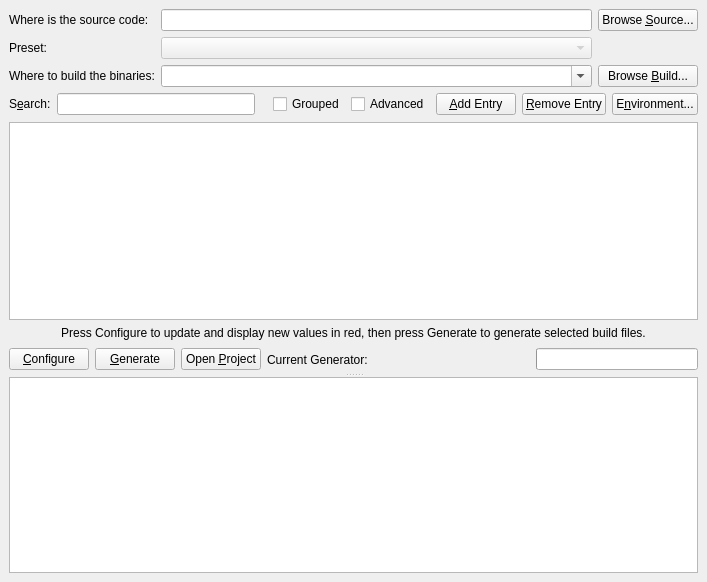
<?xml version="1.0" encoding="UTF-8"?>
<ui version="4.0">
 <class>CMakeSetupDialog</class>
 <widget class="QWidget" name="CMakeSetupDialog">
  <property name="geometry">
   <rect>
    <x>0</x>
    <y>0</y>
    <width>707</width>
    <height>582</height>
   </rect>
  </property>
  <layout class="QGridLayout">
   <property name="leftMargin">
    <number>9</number>
   </property>
   <property name="topMargin">
    <number>9</number>
   </property>
   <property name="rightMargin">
    <number>9</number>
   </property>
   <property name="bottomMargin">
    <number>9</number>
   </property>
   <property name="spacing">
    <number>6</number>
   </property>
   <item row="0" column="0">
    <layout class="QGridLayout">
     <property name="leftMargin">
      <number>0</number>
     </property>
     <property name="topMargin">
      <number>0</number>
     </property>
     <property name="rightMargin">
      <number>0</number>
     </property>
     <property name="bottomMargin">
      <number>0</number>
     </property>
     <property name="spacing">
      <number>6</number>
     </property>
     <item row="0" column="0">
      <widget class="QLabel" name="SourceLabel">
       <property name="text">
        <string>Where is the source code:</string>
       </property>
      </widget>
     </item>
     <item row="0" column="1">
      <widget class="QLineEdit" name="SourceDirectory"/>
     </item>
     <item row="0" column="2">
      <widget class="QPushButton" name="BrowseSourceDirectoryButton">
       <property name="text">
        <string>Browse &amp;Source...</string>
       </property>
      </widget>
     </item>
     <item row="1" column="0">
      <widget class="QLabel" name="PresetLabel">
       <property name="text">
        <string>Preset:</string>
       </property>
      </widget>
     </item>
     <item row="1" column="1">
      <widget class="QCMakePresetComboBox" name="Preset">
       <property name="enabled">
        <bool>false</bool>
       </property>
      </widget>
     </item>
     <item row="2" column="0">
      <widget class="QLabel" name="BinaryLabel">
       <property name="text">
        <string>Where to build the binaries:</string>
       </property>
      </widget>
     </item>
     <item row="2" column="1">
      <widget class="QComboBox" name="BinaryDirectory">
       <property name="sizePolicy">
        <sizepolicy hsizetype="Expanding" vsizetype="Fixed">
         <horstretch>0</horstretch>
         <verstretch>0</verstretch>
        </sizepolicy>
       </property>
       <property name="editable">
        <bool>true</bool>
       </property>
      </widget>
     </item>
     <item row="2" column="2">
      <widget class="QPushButton" name="BrowseBinaryDirectoryButton">
       <property name="text">
        <string>Browse &amp;Build...</string>
       </property>
      </widget>
     </item>
    </layout>
   </item>
   <item row="1" column="0">
    <widget class="QSplitter" name="Splitter">
     <property name="orientation">
      <enum>Qt::Vertical</enum>
     </property>
     <widget class="QFrame" name="frame">
      <property name="frameShape">
       <enum>QFrame::NoFrame</enum>
      </property>
      <property name="frameShadow">
       <enum>QFrame::Raised</enum>
      </property>
      <layout class="QVBoxLayout">
       <property name="spacing">
        <number>6</number>
       </property>
       <property name="leftMargin">
        <number>0</number>
       </property>
       <property name="topMargin">
        <number>0</number>
       </property>
       <property name="rightMargin">
        <number>0</number>
       </property>
       <property name="bottomMargin">
        <number>0</number>
       </property>
       <item>
        <layout class="QHBoxLayout">
         <property name="spacing">
          <number>6</number>
         </property>
         <property name="leftMargin">
          <number>0</number>
         </property>
         <property name="topMargin">
          <number>0</number>
         </property>
         <property name="rightMargin">
          <number>0</number>
         </property>
         <property name="bottomMargin">
          <number>0</number>
         </property>
         <item>
          <widget class="QLabel" name="label_4">
           <property name="sizePolicy">
            <sizepolicy hsizetype="Fixed" vsizetype="Fixed">
             <horstretch>0</horstretch>
             <verstretch>0</verstretch>
            </sizepolicy>
           </property>
           <property name="text">
            <string>S&amp;earch:</string>
           </property>
           <property name="buddy">
            <cstring>Search</cstring>
           </property>
          </widget>
         </item>
         <item>
          <widget class="QLineEdit" name="Search">
           <property name="sizePolicy">
            <sizepolicy hsizetype="Expanding" vsizetype="Fixed">
             <horstretch>0</horstretch>
             <verstretch>0</verstretch>
            </sizepolicy>
           </property>
          </widget>
         </item>
         <item>
          <spacer>
           <property name="orientation">
            <enum>Qt::Horizontal</enum>
           </property>
           <property name="sizeType">
            <enum>QSizePolicy::Minimum</enum>
           </property>
           <property name="sizeHint" stdset="0">
            <size>
             <width>12</width>
             <height>23</height>
            </size>
           </property>
          </spacer>
         </item>
         <item>
          <widget class="QCheckBox" name="groupedCheck">
           <property name="text">
            <string>Grouped</string>
           </property>
          </widget>
         </item>
         <item>
          <widget class="QCheckBox" name="advancedCheck">
           <property name="text">
            <string>Advanced</string>
           </property>
          </widget>
         </item>
         <item>
          <widget class="QPushButton" name="AddEntry">
           <property name="toolTip">
            <string>Add New Entry</string>
           </property>
           <property name="text">
            <string>&amp;Add Entry</string>
           </property>
           <property name="icon">
            <iconset theme="list-add" resource="CMakeSetup.qrc">
             <normaloff>:/Icons/Plus16.png</normaloff>:/Icons/Plus16.png</iconset>
           </property>
          </widget>
         </item>
         <item>
          <widget class="QPushButton" name="RemoveEntry">
           <property name="toolTip">
            <string>Remove Selected Entries</string>
           </property>
           <property name="text">
            <string>&amp;Remove Entry</string>
           </property>
           <property name="icon">
            <iconset theme="list-remove" resource="CMakeSetup.qrc">
             <normaloff>:/Icons/Delete16.png</normaloff>:/Icons/Delete16.png</iconset>
           </property>
          </widget>
         </item>
         <item>
          <widget class="QPushButton" name="Environment">
           <property name="text">
            <string>E&amp;nvironment...</string>
           </property>
          </widget>
         </item>
        </layout>
       </item>
       <item>
        <widget class="QCMakeCacheView" name="CacheValues">
         <property name="alternatingRowColors">
          <bool>true</bool>
         </property>
         <property name="selectionMode">
          <enum>QAbstractItemView::ExtendedSelection</enum>
         </property>
         <property name="selectionBehavior">
          <enum>QAbstractItemView::SelectRows</enum>
         </property>
        </widget>
       </item>
       <item>
        <widget class="QLabel" name="label_3">
         <property name="text">
          <string>Press Configure to update and display new values in red, then press Generate to generate selected build files.</string>
         </property>
         <property name="alignment">
          <set>Qt::AlignCenter</set>
         </property>
         <property name="wordWrap">
          <bool>true</bool>
         </property>
        </widget>
       </item>
       <item>
        <layout class="QHBoxLayout">
         <property name="spacing">
          <number>6</number>
         </property>
         <property name="leftMargin">
          <number>0</number>
         </property>
         <property name="topMargin">
          <number>0</number>
         </property>
         <property name="rightMargin">
          <number>0</number>
         </property>
         <property name="bottomMargin">
          <number>0</number>
         </property>
         <item>
          <widget class="QPushButton" name="ConfigureButton">
           <property name="text">
            <string>&amp;Configure</string>
           </property>
          </widget>
         </item>
         <item>
          <widget class="QPushButton" name="GenerateButton">
           <property name="text">
            <string>&amp;Generate</string>
           </property>
          </widget>
         </item>
         <item>
          <widget class="QPushButton" name="OpenProjectButton">
           <property name="text">
            <string>Open &amp;Project</string>
           </property>
          </widget>
         </item>
         <item>
          <widget class="QLabel" name="Generator">
           <property name="text">
            <string>Current Generator:</string>
           </property>
          </widget>
         </item>
         <item>
          <spacer>
           <property name="orientation">
            <enum>Qt::Horizontal</enum>
           </property>
           <property name="sizeType">
            <enum>QSizePolicy::Expanding</enum>
           </property>
           <property name="sizeHint" stdset="0">
            <size>
             <width>121</width>
             <height>27</height>
            </size>
           </property>
          </spacer>
         </item>
         <item>
          <widget class="QProgressBar" name="ProgressBar">
           <property name="minimum">
            <number>0</number>
           </property>
           <property name="maximum">
            <number>100</number>
           </property>
           <property name="value">
            <number>0</number>
           </property>
           <property name="textVisible">
            <bool>false</bool>
           </property>
           <property name="orientation">
            <enum>Qt::Horizontal</enum>
           </property>
           <property name="textDirection">
            <enum>QProgressBar::BottomToTop</enum>
           </property>
          </widget>
         </item>
        </layout>
       </item>
      </layout>
     </widget>
     <widget class="QTextEdit" name="Output">
      <property name="lineWrapMode">
       <enum>QTextEdit::NoWrap</enum>
      </property>
      <property name="readOnly">
       <bool>true</bool>
      </property>
     </widget>
    </widget>
   </item>
  </layout>
 </widget>
 <customwidgets>
  <customwidget>
   <class>QCMakeCacheView</class>
   <extends>QTreeView</extends>
   <header>QCMakeCacheView.h</header>
  </customwidget>
  <customwidget>
   <class>QCMakePresetComboBox</class>
   <extends>QComboBox</extends>
   <header>QCMakePresetComboBox.h</header>
  </customwidget>
 </customwidgets>
 <resources>
  <include location="CMakeSetup.qrc"/>
 </resources>
 <connections/>
</ui>
